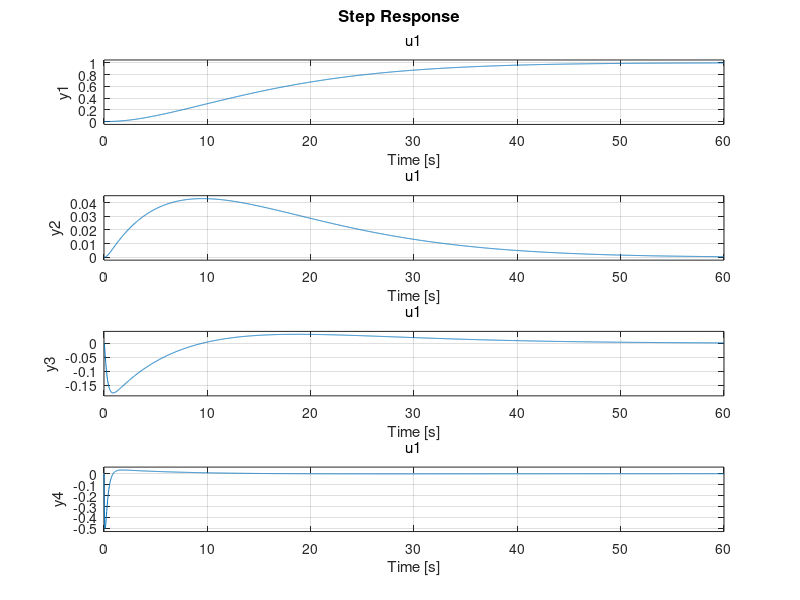

The MATLAB script that drew this image:
%robot parameters
mb = 1.0184; %mass of robot
mw = 0.037; %mass of wheels
jb = 0.0061023; %moment of inertia about the centre of mass
r = 0.0325; %radius of wheels
jw = 3125E-05; %moment of inertia for the wheels
l = 0.05715; %distance from wheel axle to CoM
ke = 0.3819;
km = 0.4304;
R = 7.2; %motor resistance
b = 0.002; %Viscous friction constant
g = 9.81; %gravity
alp = (2*(R*b - ke*km)*(mb*l*l + mb*r*l +jb))/ R*(2*(jb*jw + jw*l*l*mb +jb*mw*r*r + l*l*mb*mw*r*r)+jb*mb*r*r);
bet = (-l*l*mb*mb*g*r*r)/(jb*(2*jw + mb*r*r + 2*mw*r*r) + 2*jw*l*l*mb +2*l*l*mb*mw*r*r);
gam = (-2*(R*b -ke*km)*(2*jw + mb*r*r + 2*mw*r*r + l*mb*r))/(R*r*(2*(jb*jw+ jw*l*l*mb + jb*mw*r*r + l*l*mb*mw*r*r)+jb*mb*r*r));
delt = (l*mb*g*(2*jw + mb*r*r + 2*mw*r*r))/(2*jb*jw + 2*jw*l*l*mb +jb*mb*r*r +2*jb*mw*r*r + 2*l*l*mb*mw*r*r);
chi = (km*r)/(R*b - ke*km);
A = [0 1 0 0;
 0 alp bet -r*alp;
 0 0 0 1;
 0 gam delt -r*alp];
B = [0; alp*chi; 0; gam*chi];
C = [1 0 0 0;
 0 1 0 0;
 0 0 1 0;
 0 0 0 1]
D = [0;0;0;0]
Q=C'*C
[n,d]=ss2tf(A,B,C,D)
G = ss(A,B,C,D)
R = 1;
[K,S,e] = lqr(G,Q,R)
sys1=ss(A-B*K,B,C,D)
step(sys1);